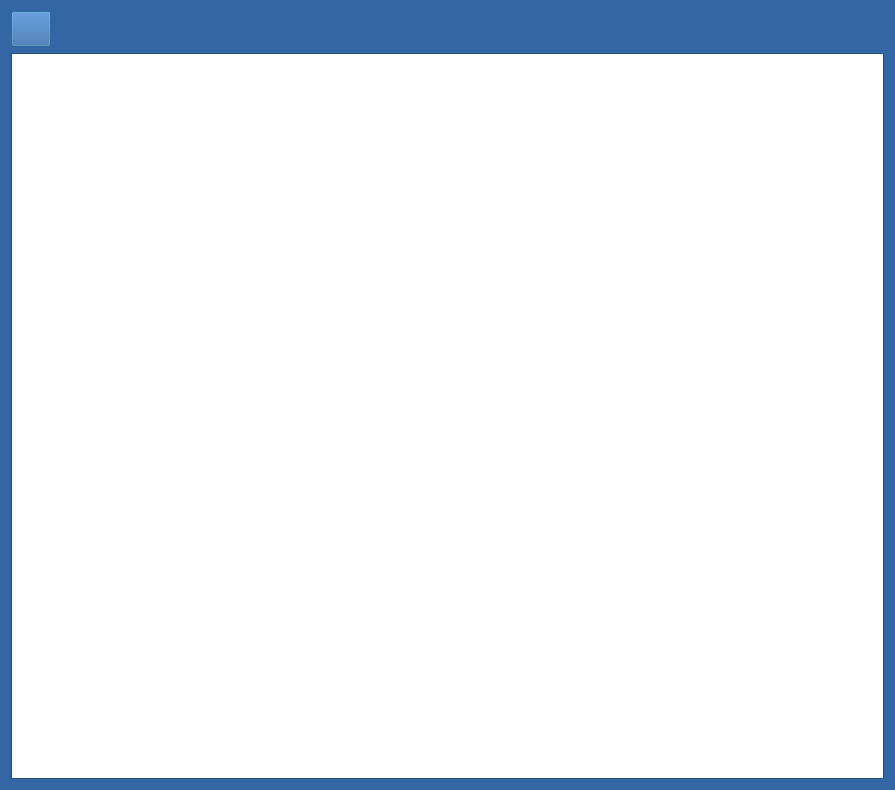
<?xml version="1.0" encoding="UTF-8"?>
<ui version="4.0">
 <class>handlowceDialog</class>
 <widget class="QDialog" name="handlowceDialog">
  <property name="geometry">
   <rect>
    <x>0</x>
    <y>0</y>
    <width>895</width>
    <height>790</height>
   </rect>
  </property>
  <property name="palette">
   <palette>
    <active>
     <colorrole role="WindowText">
      <brush brushstyle="SolidPattern">
       <color alpha="255">
        <red>0</red>
        <green>0</green>
        <blue>0</blue>
       </color>
      </brush>
     </colorrole>
     <colorrole role="Button">
      <brush brushstyle="SolidPattern">
       <color alpha="255">
        <red>52</red>
        <green>101</green>
        <blue>164</blue>
       </color>
      </brush>
     </colorrole>
     <colorrole role="Light">
      <brush brushstyle="SolidPattern">
       <color alpha="255">
        <red>78</red>
        <green>152</green>
        <blue>246</blue>
       </color>
      </brush>
     </colorrole>
     <colorrole role="Midlight">
      <brush brushstyle="SolidPattern">
       <color alpha="255">
        <red>65</red>
        <green>126</green>
        <blue>205</blue>
       </color>
      </brush>
     </colorrole>
     <colorrole role="Dark">
      <brush brushstyle="SolidPattern">
       <color alpha="255">
        <red>26</red>
        <green>50</green>
        <blue>82</blue>
       </color>
      </brush>
     </colorrole>
     <colorrole role="Mid">
      <brush brushstyle="SolidPattern">
       <color alpha="255">
        <red>34</red>
        <green>67</green>
        <blue>109</blue>
       </color>
      </brush>
     </colorrole>
     <colorrole role="Text">
      <brush brushstyle="SolidPattern">
       <color alpha="255">
        <red>0</red>
        <green>0</green>
        <blue>0</blue>
       </color>
      </brush>
     </colorrole>
     <colorrole role="BrightText">
      <brush brushstyle="SolidPattern">
       <color alpha="255">
        <red>255</red>
        <green>255</green>
        <blue>255</blue>
       </color>
      </brush>
     </colorrole>
     <colorrole role="ButtonText">
      <brush brushstyle="SolidPattern">
       <color alpha="255">
        <red>0</red>
        <green>0</green>
        <blue>0</blue>
       </color>
      </brush>
     </colorrole>
     <colorrole role="Base">
      <brush brushstyle="SolidPattern">
       <color alpha="255">
        <red>255</red>
        <green>255</green>
        <blue>255</blue>
       </color>
      </brush>
     </colorrole>
     <colorrole role="Window">
      <brush brushstyle="SolidPattern">
       <color alpha="255">
        <red>52</red>
        <green>101</green>
        <blue>164</blue>
       </color>
      </brush>
     </colorrole>
     <colorrole role="Shadow">
      <brush brushstyle="SolidPattern">
       <color alpha="255">
        <red>0</red>
        <green>0</green>
        <blue>0</blue>
       </color>
      </brush>
     </colorrole>
     <colorrole role="AlternateBase">
      <brush brushstyle="SolidPattern">
       <color alpha="255">
        <red>153</red>
        <green>178</green>
        <blue>209</blue>
       </color>
      </brush>
     </colorrole>
     <colorrole role="ToolTipBase">
      <brush brushstyle="SolidPattern">
       <color alpha="255">
        <red>255</red>
        <green>255</green>
        <blue>220</blue>
       </color>
      </brush>
     </colorrole>
     <colorrole role="ToolTipText">
      <brush brushstyle="SolidPattern">
       <color alpha="255">
        <red>0</red>
        <green>0</green>
        <blue>0</blue>
       </color>
      </brush>
     </colorrole>
    </active>
    <inactive>
     <colorrole role="WindowText">
      <brush brushstyle="SolidPattern">
       <color alpha="255">
        <red>0</red>
        <green>0</green>
        <blue>0</blue>
       </color>
      </brush>
     </colorrole>
     <colorrole role="Button">
      <brush brushstyle="SolidPattern">
       <color alpha="255">
        <red>52</red>
        <green>101</green>
        <blue>164</blue>
       </color>
      </brush>
     </colorrole>
     <colorrole role="Light">
      <brush brushstyle="SolidPattern">
       <color alpha="255">
        <red>78</red>
        <green>152</green>
        <blue>246</blue>
       </color>
      </brush>
     </colorrole>
     <colorrole role="Midlight">
      <brush brushstyle="SolidPattern">
       <color alpha="255">
        <red>65</red>
        <green>126</green>
        <blue>205</blue>
       </color>
      </brush>
     </colorrole>
     <colorrole role="Dark">
      <brush brushstyle="SolidPattern">
       <color alpha="255">
        <red>26</red>
        <green>50</green>
        <blue>82</blue>
       </color>
      </brush>
     </colorrole>
     <colorrole role="Mid">
      <brush brushstyle="SolidPattern">
       <color alpha="255">
        <red>34</red>
        <green>67</green>
        <blue>109</blue>
       </color>
      </brush>
     </colorrole>
     <colorrole role="Text">
      <brush brushstyle="SolidPattern">
       <color alpha="255">
        <red>0</red>
        <green>0</green>
        <blue>0</blue>
       </color>
      </brush>
     </colorrole>
     <colorrole role="BrightText">
      <brush brushstyle="SolidPattern">
       <color alpha="255">
        <red>255</red>
        <green>255</green>
        <blue>255</blue>
       </color>
      </brush>
     </colorrole>
     <colorrole role="ButtonText">
      <brush brushstyle="SolidPattern">
       <color alpha="255">
        <red>0</red>
        <green>0</green>
        <blue>0</blue>
       </color>
      </brush>
     </colorrole>
     <colorrole role="Base">
      <brush brushstyle="SolidPattern">
       <color alpha="255">
        <red>255</red>
        <green>255</green>
        <blue>255</blue>
       </color>
      </brush>
     </colorrole>
     <colorrole role="Window">
      <brush brushstyle="SolidPattern">
       <color alpha="255">
        <red>52</red>
        <green>101</green>
        <blue>164</blue>
       </color>
      </brush>
     </colorrole>
     <colorrole role="Shadow">
      <brush brushstyle="SolidPattern">
       <color alpha="255">
        <red>0</red>
        <green>0</green>
        <blue>0</blue>
       </color>
      </brush>
     </colorrole>
     <colorrole role="AlternateBase">
      <brush brushstyle="SolidPattern">
       <color alpha="255">
        <red>153</red>
        <green>178</green>
        <blue>209</blue>
       </color>
      </brush>
     </colorrole>
     <colorrole role="ToolTipBase">
      <brush brushstyle="SolidPattern">
       <color alpha="255">
        <red>255</red>
        <green>255</green>
        <blue>220</blue>
       </color>
      </brush>
     </colorrole>
     <colorrole role="ToolTipText">
      <brush brushstyle="SolidPattern">
       <color alpha="255">
        <red>0</red>
        <green>0</green>
        <blue>0</blue>
       </color>
      </brush>
     </colorrole>
    </inactive>
    <disabled>
     <colorrole role="WindowText">
      <brush brushstyle="SolidPattern">
       <color alpha="255">
        <red>26</red>
        <green>50</green>
        <blue>82</blue>
       </color>
      </brush>
     </colorrole>
     <colorrole role="Button">
      <brush brushstyle="SolidPattern">
       <color alpha="255">
        <red>52</red>
        <green>101</green>
        <blue>164</blue>
       </color>
      </brush>
     </colorrole>
     <colorrole role="Light">
      <brush brushstyle="SolidPattern">
       <color alpha="255">
        <red>78</red>
        <green>152</green>
        <blue>246</blue>
       </color>
      </brush>
     </colorrole>
     <colorrole role="Midlight">
      <brush brushstyle="SolidPattern">
       <color alpha="255">
        <red>65</red>
        <green>126</green>
        <blue>205</blue>
       </color>
      </brush>
     </colorrole>
     <colorrole role="Dark">
      <brush brushstyle="SolidPattern">
       <color alpha="255">
        <red>26</red>
        <green>50</green>
        <blue>82</blue>
       </color>
      </brush>
     </colorrole>
     <colorrole role="Mid">
      <brush brushstyle="SolidPattern">
       <color alpha="255">
        <red>34</red>
        <green>67</green>
        <blue>109</blue>
       </color>
      </brush>
     </colorrole>
     <colorrole role="Text">
      <brush brushstyle="SolidPattern">
       <color alpha="255">
        <red>26</red>
        <green>50</green>
        <blue>82</blue>
       </color>
      </brush>
     </colorrole>
     <colorrole role="BrightText">
      <brush brushstyle="SolidPattern">
       <color alpha="255">
        <red>255</red>
        <green>255</green>
        <blue>255</blue>
       </color>
      </brush>
     </colorrole>
     <colorrole role="ButtonText">
      <brush brushstyle="SolidPattern">
       <color alpha="255">
        <red>26</red>
        <green>50</green>
        <blue>82</blue>
       </color>
      </brush>
     </colorrole>
     <colorrole role="Base">
      <brush brushstyle="SolidPattern">
       <color alpha="255">
        <red>52</red>
        <green>101</green>
        <blue>164</blue>
       </color>
      </brush>
     </colorrole>
     <colorrole role="Window">
      <brush brushstyle="SolidPattern">
       <color alpha="255">
        <red>52</red>
        <green>101</green>
        <blue>164</blue>
       </color>
      </brush>
     </colorrole>
     <colorrole role="Shadow">
      <brush brushstyle="SolidPattern">
       <color alpha="255">
        <red>0</red>
        <green>0</green>
        <blue>0</blue>
       </color>
      </brush>
     </colorrole>
     <colorrole role="AlternateBase">
      <brush brushstyle="SolidPattern">
       <color alpha="255">
        <red>52</red>
        <green>101</green>
        <blue>164</blue>
       </color>
      </brush>
     </colorrole>
     <colorrole role="ToolTipBase">
      <brush brushstyle="SolidPattern">
       <color alpha="255">
        <red>255</red>
        <green>255</green>
        <blue>220</blue>
       </color>
      </brush>
     </colorrole>
     <colorrole role="ToolTipText">
      <brush brushstyle="SolidPattern">
       <color alpha="255">
        <red>0</red>
        <green>0</green>
        <blue>0</blue>
       </color>
      </brush>
     </colorrole>
    </disabled>
   </palette>
  </property>
  <property name="windowTitle">
   <string>Handlowcy</string>
  </property>
  <layout class="QVBoxLayout" name="verticalLayout">
   <item>
    <layout class="QHBoxLayout" name="horizontalLayout">
     <item>
      <widget class="QPushButton" name="pushButton_3">
       <property name="sizePolicy">
        <sizepolicy hsizetype="Minimum" vsizetype="Minimum">
         <horstretch>0</horstretch>
         <verstretch>0</verstretch>
        </sizepolicy>
       </property>
       <property name="minimumSize">
        <size>
         <width>36</width>
         <height>36</height>
        </size>
       </property>
       <property name="toolTip">
        <string>Dodaj handlowca</string>
       </property>
       <property name="text">
        <string/>
       </property>
       <property name="icon">
        <iconset resource="zasoby.qrc">
         <normaloff>:/zasoby/add.png</normaloff>:/zasoby/add.png</iconset>
       </property>
       <property name="iconSize">
        <size>
         <width>22</width>
         <height>32</height>
        </size>
       </property>
      </widget>
     </item>
     <item>
      <spacer name="horizontalSpacer">
       <property name="orientation">
        <enum>Qt::Horizontal</enum>
       </property>
       <property name="sizeHint" stdset="0">
        <size>
         <width>40</width>
         <height>20</height>
        </size>
       </property>
      </spacer>
     </item>
    </layout>
   </item>
   <item>
    <widget class="QTableView" name="tableViewHandlowce">
     <property name="alternatingRowColors">
      <bool>true</bool>
     </property>
     <property name="selectionMode">
      <enum>QAbstractItemView::SingleSelection</enum>
     </property>
     <property name="selectionBehavior">
      <enum>QAbstractItemView::SelectRows</enum>
     </property>
    </widget>
   </item>
  </layout>
 </widget>
 <resources>
  <include location="zasoby.qrc"/>
 </resources>
 <connections/>
</ui>
